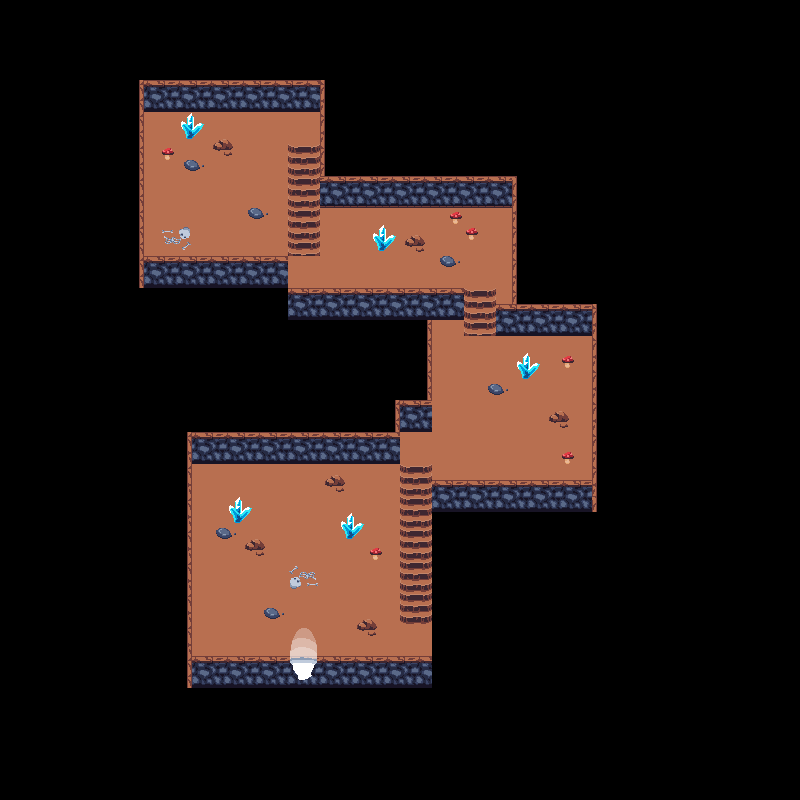

A level layout from a 2D game, rendered from its tile map. Below: a short description, then the map file with tile-grid data replaced by summaries:
An orthogonal 50x50 tile map with 16x16 px tiles, 4 tile layers (floor, walls, stands, decorations) and 38 objects (36x collision, exit_dungeon, spawn_dungeon).

<map version="1.5" tiledversion="1.7.2" orientation="orthogonal" renderorder="right-down" width="50" height="50" tilewidth="16" tileheight="16" infinite="0" nextlayerid="6" nextobjectid="40">
 <tileset firstgid="1" source="dungeon.tsx" />
 <layer id="1" name="floor" width="50" height="50">
  <data>[2500 cells, 507 non-empty, 6 distinct tile ids]</data>
 </layer>
 <layer id="3" name="walls" width="50" height="50">
  <data>[2500 cells, 241 non-empty, 13 distinct tile ids]</data>
 </layer>
 <layer id="2" name="stands" width="50" height="50">
  <data>[2500 cells, 40 non-empty, 4 distinct tile ids]</data>
 </layer>
 <layer id="4" name="decorations" width="50" height="50">
  <data>[2500 cells, 84 non-empty, 24 distinct tile ids]</data>
 </layer>
 <objectgroup id="5" name="objects">
  <object id="2" name="exit_dungeon" x="288" y="641" width="32" height="15" />
  <object id="3" name="spawn_dungeon" x="336" y="610.833">
   <point />
  </object>
  <object id="4" type="collision" x="190" y="435" width="208" height="27" />
  <object id="5" type="collision" x="182" y="439" width="12" height="240" />
  <object id="6" type="collision" x="189" y="656" width="107" height="30" />
  <object id="7" type="collision" x="318" y="657" width="112" height="30" />
  <object id="8" type="collision" x="287" y="670" width="40" height="16" />
  <object id="9" type="collision" x="394" y="396" width="38" height="36" />
  <object id="10" type="collision" x="431" y="479" width="167" height="33" />
  <object id="11" type="collision" x="229" y="497" width="20" height="21" />
  <object id="12" type="collision" x="342" y="519" width="19" height="18" />
  <object id="13" type="collision" x="245" y="537" width="24" height="16" />
  <object id="14" type="collision" x="218" y="527" width="16" height="9" />
  <object id="15" type="collision" x="326" y="475" width="21" height="12" />
  <object id="16" type="collision" x="486" y="383" width="21" height="11" />
  <object id="17" type="collision" x="518" y="349" width="24" height="31" />
  <object id="18" type="collision" x="547" y="410" width="25" height="16" />
  <object id="19" type="collision" x="496" y="306" width="100" height="29" />
  <object id="20" type="collision" x="592" y="304" width="12" height="201" />
  <object id="21" type="collision" x="289" y="287" width="174" height="33" />
  <object id="22" type="collision" x="142" y="256" width="146" height="34" />
  <object id="23" type="collision" x="320" y="177" width="196" height="28" />
  <object id="24" type="collision" x="510" y="175" width="14" height="133" />
  <object id="25" type="collision" x="136" y="74" width="188" height="33" />
  <object id="26" type="collision" x="319" y="93" width="13" height="86" />
  <object id="27" type="collision" x="178" y="113" width="27" height="24" />
  <object id="28" type="collision" x="244" y="205" width="22" height="11" />
  <object id="29" type="collision" x="183" y="155" width="19" height="15" />
  <object id="30" type="collision" x="215" y="135" width="21" height="18" />
  <object id="31" type="collision" x="370" y="225" width="28" height="28" />
  <object id="32" type="collision" x="404" y="235" width="23" height="13" />
  <object id="33" type="collision" x="437" y="252" width="17" height="14" />
  <object id="34" type="collision" x="420" y="321" width="13" height="76" />
  <object id="35" type="collision" x="132" y="105" width="12" height="148" />
  <object id="36" type="collision" x="287" y="146" width="5" height="111" />
  <object id="37" type="collision" x="321" y="206" width="4" height="48" />
  <object id="38" type="collision" x="397" y="461" width="3" height="150" />
  <object id="39" type="collision" x="430" y="511" width="4" height="143" />
 </objectgroup>
</map>
